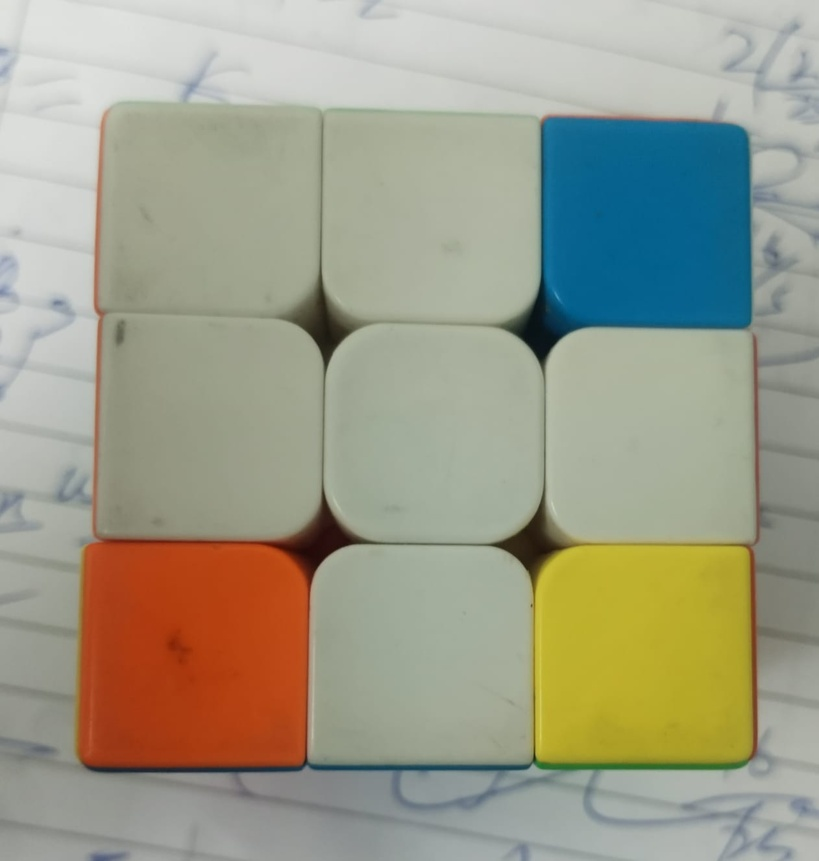
//> input picture cube_cv/gpt_and_deepseek/images/cube_face.jpeg, 819 x 861 px, shrunk from 1262 x 1326 before the run
$ ./debug_cv3   (built with g++ and OpenCV 4)
//> lines starting //> are read from the running program, lines starting //| are printed output that depends on the picture; after the words box and inside, x2 and y2 are one past the last pixel; in counts of white or black regions, pixels touching at a corner belong together
#include <opencv2/opencv.hpp>
#include <iostream>
#include <vector>
#include <algorithm>
#include <cmath>

int main() {
    // Load image
    cv::Mat image = cv::imread("images/cube_face.jpeg");
//> image is the input picture: 861 rows x 819 cols, CV_8UC3; mean B, G, R 137.6, 156.7, 156.7
    if (image.empty()) {
        std::cerr << "Could not load image.\n";
        return -1;
    }

    // Convert to grayscale
    cv::Mat gray;
    cv::cvtColor(image, gray, cv::COLOR_BGR2GRAY);
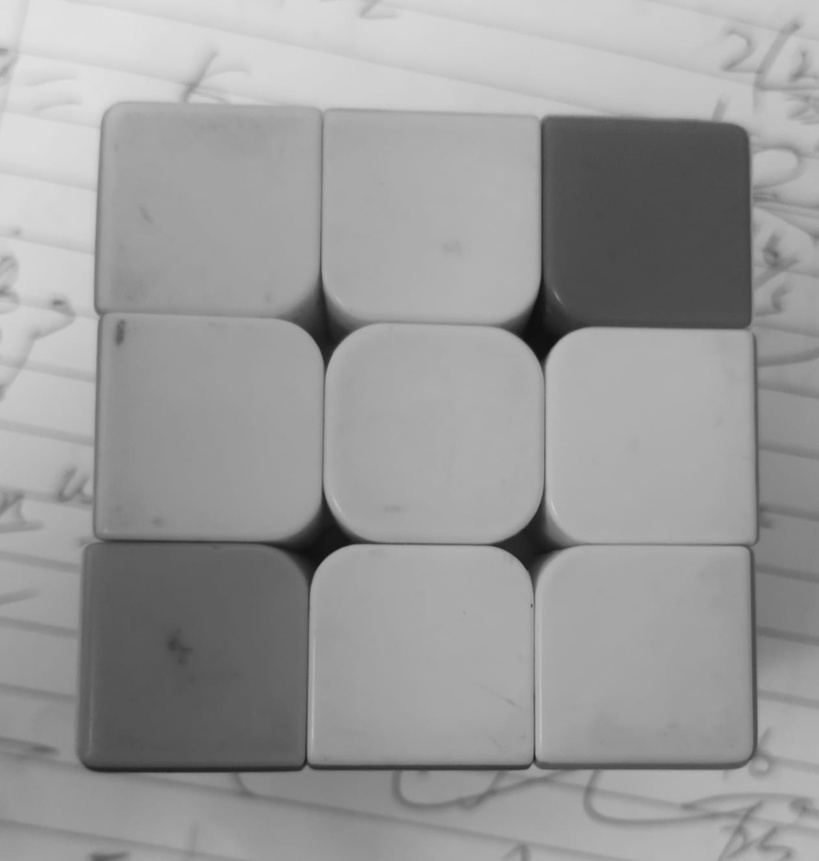
//> gray: 861 rows x 819 cols, CV_8UC1; min 12, max 226, mean 154.5

    // Improve contrast
    cv::Mat equalized;
    cv::equalizeHist(gray, equalized);
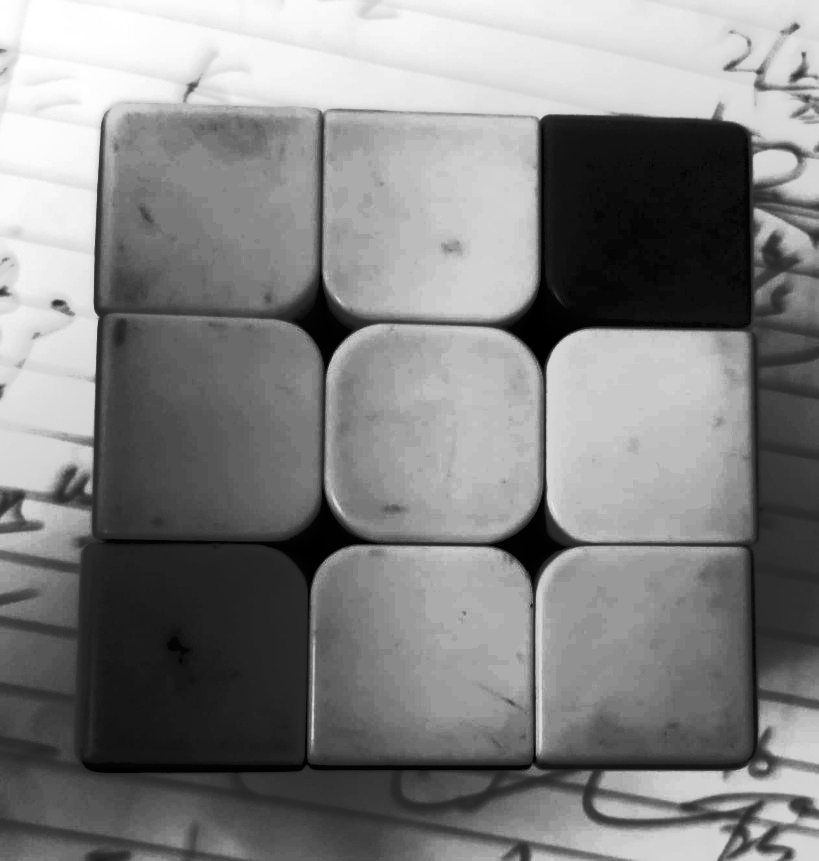
//> equalized: 861 rows x 819 cols, CV_8UC1; min 0, max 255, mean 129.2

    // Adaptive threshold to detect edges better
    cv::Mat thresh;
    cv::adaptiveThreshold(equalized, thresh, 255, cv::ADAPTIVE_THRESH_GAUSSIAN_C,
                          cv::THRESH_BINARY_INV, 11, 3);
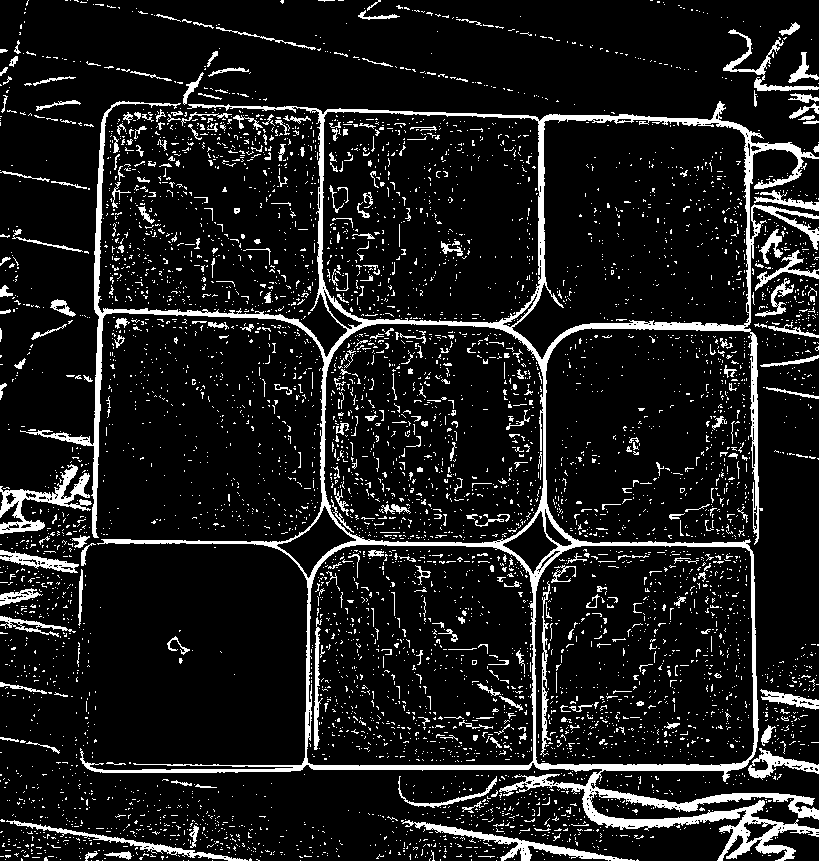
//> thresh: 861 rows x 819 cols, CV_8UC1; 11% white; 5805 white regions (5475 under 20 px), largest, box (x1, y1, x2, y2) and area: (20, 101, 819, 861) 31829, (0, 464, 92, 534) 1817, (401, 820, 635, 861) 1538

    // Morphological closing to connect broken lines
    cv::Mat morph;
    cv::morphologyEx(thresh, morph, cv::MORPH_CLOSE,
                     cv::getStructuringElement(cv::MORPH_RECT, cv::Size(3, 3)),
                     cv::Point(-1, -1), 2);
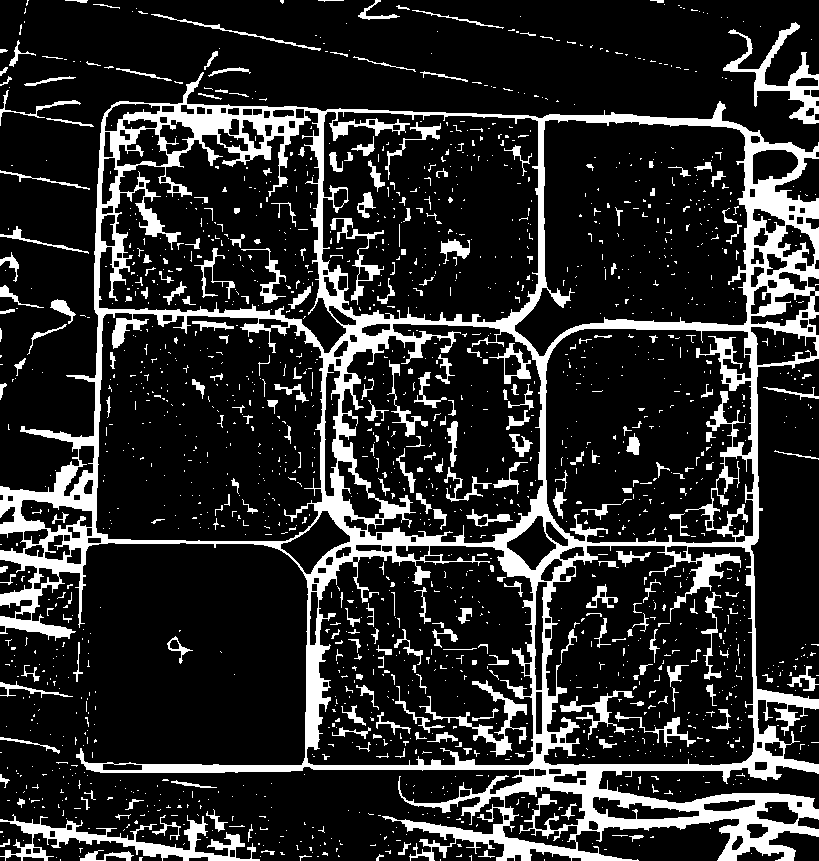
//> morph: 861 rows x 819 cols, CV_8UC1; 17.3% white; 1749 white regions (1473 under 20 px)

    // Find contours
    std::vector<std::vector<cv::Point>> contours;
    cv::findContours(morph, contours, cv::RETR_EXTERNAL, cv::CHAIN_APPROX_SIMPLE);
//> contours = 471 contours, 426 with area under 20; largest, box (x1, y1, x2, y2) and area: (0, 72, 819, 861) 431278, (0, 814, 260, 861) 2818, (723, 22, 819, 124) 2162, (151, 14, 321, 51) 212, (50, 299, 76, 324) 204

    // Debugging image
    cv::Mat debugImage = image.clone();
    std::vector<cv::Rect> facelets;
    int index = 0;

    std::cout << "Detected " << contours.size() << " contours.\n";
//| Detected 471 contours.

    for (const auto& contour : contours) {
        cv::Rect rect = cv::boundingRect(contour);
        float aspectRatio = static_cast<float>(rect.width) / rect.height;
        int area = rect.area();

        std::cout << "Contour " << index << ": ";
        std::cout << "x=" << rect.x << ", y=" << rect.y
                  << ", width=" << rect.width << ", height=" << rect.height
                  << ", area=" << area << ", aspectRatio=" << aspectRatio << "\n";

        // Filter out tiny or huge rectangles and enforce square shape
        if (rect.width > 200 && rect.height > 200 &&
            rect.width < 500 && rect.height < 500 ) {

            facelets.push_back(rect);

            // Draw rectangle
            cv::rectangle(debugImage, rect, cv::Scalar(0, 255, 0), 2);

            // Only show index + numeric values, no labels
            std::string text = std::to_string(index) + " " +
                               std::to_string(rect.width) + " " +
                               std::to_string(rect.height) + " " +
                               std::to_string(area);

            // Put text inside the rectangle
            cv::putText(debugImage, text, rect.tl() + cv::Point(3, 20),
                        cv::FONT_HERSHEY_PLAIN, 1.0, cv::Scalar(0, 0, 255), 1);
        }

        index++;
    }
//> this loop made 471 passes
//> (rect, aspectRatio, area) on passes 11, 13, 15: (Rect(299, 855, 13, 6), 2.17, 78), (Rect(376, 854, 8, 7), 1.14, 56), (Rect(322, 852, 6, 4), 1.5, 24)
//| Contour 0: x=544, y=859, width=1, height=2, area=2, aspectRatio=0.5
//| Contour 1: x=440, y=859, width=1, height=2, area=2, aspectRatio=0.5
//| Contour 2: x=60, y=859, width=1, height=2, area=2, aspectRatio=0.5
//| Contour 3: x=139, y=857, width=4, height=4, area=16, aspectRatio=1
//| Contour 4: x=56, y=857, width=1, height=1, area=1, aspectRatio=1
//| Contour 5: x=317, y=856, width=2, height=1, area=2, aspectRatio=2
//| Contour 6: x=260, y=856, width=1, height=1, area=1, aspectRatio=1
//| Contour 7: x=79, y=856, width=1, height=1, area=1, aspectRatio=1
//> (output is shown up to pass 8 of 471)
//> after the loop, index = 471

    std::cout << "Filtered " << facelets.size() << " valid facelets.\n";
//| Filtered 0 valid facelets.

    // Display
    cv::namedWindow("Detected Facelets", cv::WINDOW_NORMAL);  // Enable resizing
    cv::imshow("Detected Facelets", debugImage);
    cv::imwrite("debug_detected_facelets.png", debugImage);  // Optional save
    cv::waitKey(0);
    cv::destroyAllWindows();

    return 0;
}
